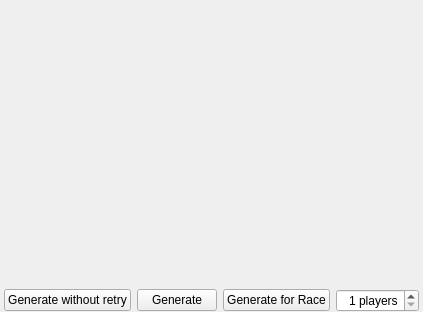
<?xml version="1.0" encoding="UTF-8"?>
<ui version="4.0">
 <class>GenerateGameWidget</class>
 <widget class="QWidget" name="GenerateGameWidget">
  <property name="geometry">
   <rect>
    <x>0</x>
    <y>0</y>
    <width>409</width>
    <height>312</height>
   </rect>
  </property>
  <layout class="QGridLayout" name="create_layout">
   <property name="leftMargin">
    <number>4</number>
   </property>
   <property name="topMargin">
    <number>4</number>
   </property>
   <property name="rightMargin">
    <number>4</number>
   </property>
   <property name="bottomMargin">
    <number>0</number>
   </property>
   <item row="3" column="0">
    <widget class="QPushButton" name="create_generate_no_retry_button">
     <property name="text">
      <string>Generate without retry</string>
     </property>
    </widget>
   </item>
   <item row="3" column="1">
    <widget class="QPushButton" name="create_generate_button">
     <property name="text">
      <string>Generate</string>
     </property>
    </widget>
   </item>
   <item row="3" column="3">
    <widget class="QSpinBox" name="num_players_spin_box">
     <property name="cursor">
      <cursorShape>ArrowCursor</cursorShape>
     </property>
     <property name="alignment">
      <set>Qt::AlignRight|Qt::AlignTrailing|Qt::AlignVCenter</set>
     </property>
     <property name="suffix">
      <string> players</string>
     </property>
     <property name="minimum">
      <number>1</number>
     </property>
    </widget>
   </item>
   <item row="3" column="2">
    <widget class="QPushButton" name="create_generate_race_button">
     <property name="text">
      <string>Generate for Race</string>
     </property>
    </widget>
   </item>
   <item row="2" column="0" colspan="4">
    <widget class="SelectPresetWidget" name="select_preset_widget" native="true"/>
   </item>
  </layout>
 </widget>
 <layoutdefault spacing="6" margin="11"/>
 <customwidgets>
  <customwidget>
   <class>SelectPresetWidget</class>
   <extends>QWidget</extends>
   <header>randovania/gui/widgets/select_preset_widget</header>
   <container>1</container>
  </customwidget>
 </customwidgets>
 <resources/>
 <connections/>
</ui>
